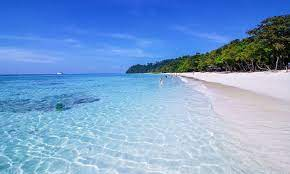
%> input picture Ex715_Psudo_Coloring/testImg.jpg, 290 x 174 px
$ octave M_71CS63112_extract_intensity.m   (GNU Octave 9; MATLAB toolbox functions it lacks are replaced by stand-ins)
%> lines starting %> are read from the running program, lines starting %| are printed output that depends on the picture
% M_71CS63112.m
% Keyword
% image extract intensity matlab

% เขียนคำสั่ง Matlab เพื่อหาและพล็อตฮิสโตแกรมของภาพ โดยแบ่งระดับเทาออกเป็น 10 ช่วง
% ข้อเสนอแนะ
clc
clear
[filename pathname] = uigetfile({'*.png'; '*.jpg'; '*.bmp'}, 'File Selector');
%> the answer given: Ex715_Psudo_Coloring/testImg.jpg
pathf = strcat(pathname, filename);
f = imread(pathf);
%> f is the input picture: size 174x290x3 uint8; mean R, G, B 122.2, 159.8, 207.4

figure("Name", "Original image and histogram")
subplot(2,1,1), imagesc(f);
subplot(2,1,2), imhist(f);
%> after `imhist(f)`:
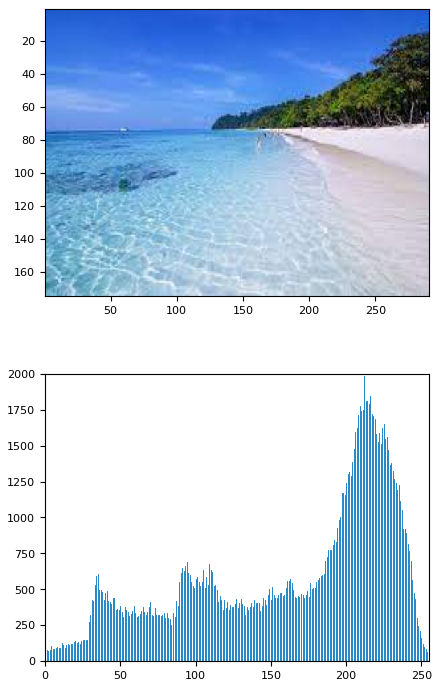
%> figure redrawn from the program's plot data, 2 panels
hist_vector = zeros(1,256, 10); % เตรียมเว็คเตอร์สำหรับใส่ค่าที่นับได้จำนวน 10 ช่วง

bin1 = zeros(1,256);
bin2 = zeros(1,256);
bin3 = zeros(1,256);
bin4 = zeros(1,256);
bin5 = zeros(1,256);
bin6 = zeros(1,256);
bin7 = zeros(1,256);
bin8 = zeros(1,256);
bin9 = zeros(1,256);
bin10 = zeros(1,256);


for i=1:size(f,1)
    for j=1:size(f,2)
        if f(i,j) > 0 & f(i,j) <= 25
            bin1(f(i,j,1)+1) = bin1(f(i,j,1)+1)+1;
            hist_vector(:,:,1) = bin1;
        end

        if f(i,j) > 25 & f(i,j) <= 50
            bin2(f(i,j,1)+1) = bin2(f(i,j,1)+1)+1;
            hist_vector(:,:,2) = bin2;
        end

        if f(i,j) > 50 & f(i,j) <= 75
            bin3(f(i,j,1)+1) = bin3(f(i,j,1)+1)+1;
            hist_vector(:,:,3) = bin3;
        end

        if f(i,j) > 75 & f(i,j) <= 100
            bin4(f(i,j,1)+1) = bin4(f(i,j,1)+1)+1;
            hist_vector(:,:,4) = bin4;
        end

        if f(i,j) > 100 & f(i,j) <= 125
            bin5(f(i,j,1)+1) = bin5(f(i,j,1)+1)+1;
            hist_vector(:,:,5) = bin5;
        end

        if f(i,j) > 125 & f(i,j) <= 150
            bin6(f(i,j,1)+1) = bin6(f(i,j,1)+1)+1;
            hist_vector(:,:,6) = bin6;
        end

        if f(i,j) > 150 & f(i,j) <= 175
            bin7(f(i,j,1)+1) = bin7(f(i,j,1)+1)+1;
            hist_vector(:,:,7) = bin7;
        end

        if f(i,j) > 175 & f(i,j) <= 200
            bin8(f(i,j,1)+1) = bin8(f(i,j,1)+1)+1;
            hist_vector(:,:,8) = bin8;
        end

        if f(i,j) > 200 & f(i,j) <= 225
            bin9(f(i,j,1)+1) = bin9(f(i,j,1)+1)+1;
            hist_vector(:,:,9) = bin9;
        end

        if f(i,j) > 220 & f(i,j) <= 250
            bin10(f(i,j,1)+1) = bin10(f(i,j,1)+1)+1;
            hist_vector(:,:,10) = bin10;
        end
    end
end
%> after the loop, bin1 = 256 values, max 61 at index 26, min 0 at index 1, mean 3.72; bin10 = 256 values, max 182 at index 222, min 0 at index 1, mean 6.45; bin2 = 256 values, max 502 at index 36, min 0 at index 1, mean 30.72; bin3 = 256 values, max 330 at index 71, min 0 at index 1, mean 25.56; bin4 = 256 values, max 307 at index 95, min 0 at index 1, mean 23.4; bin5 = 256 values, max 434 at index 110, min 0 at index 1, mean 24.07; bin6 = 256 values, max 201 at index 131, min 0 at index 1, mean 15.31; bin7 = 256 values, max 186 at index 171, min 0 at index 1, mean 14.89; bin8 = 256 values, max 346 at index 199, min 0 at index 1, mean 28.31; bin9 = 256 values, max 387 at index 210, min 0 at index 1, mean 26.85

figure("Name", "ten range of the histogram")
for iTem=1:10
    subplot(5,2,iTem)
    grayLevels = 0 : 255;
    bar(grayLevels, hist_vector(:,:,iTem), 'BarWidth', 1, 'FaceColor', 'b');
    xlabel('Gray Level', 'FontSize', 7);
    ylabel('Pixel Count', 'FontSize', 7);
    title('Histogram', 'FontSize', 7);
end
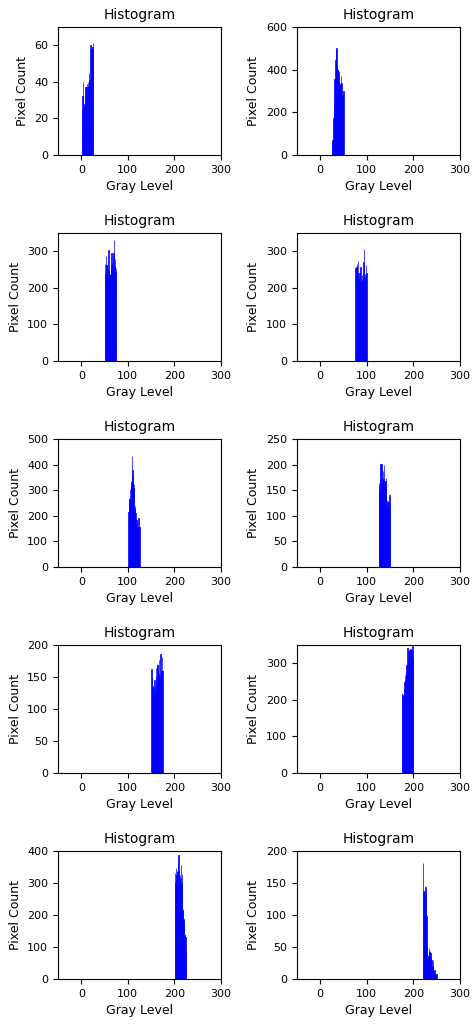
%> figure redrawn from the program's plot data, 10 panels; panel 1: tallest bar 61 high, from x = 24.5 to 25.5; panel 2: tallest bar 502 high, from x = 34.5 to 35.5; panel 3: tallest bar 330 high, from x = 69.5 to 70.5; panel 4: tallest bar 307 high, from x = 93.5 to 94.5
